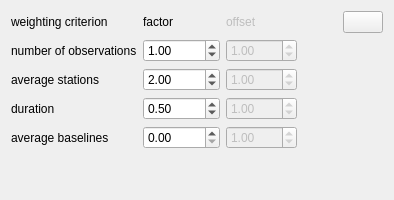
            <widget class="QWidget" name="tab_5">
             <attribute name="title">
              <string>Weighting</string>
             </attribute>
             <layout class="QVBoxLayout" name="verticalLayout_7">
              <item>
               <layout class="QGridLayout" name="gridLayout">
                <property name="topMargin">
                 <number>0</number>
                </property>
                <item row="0" column="3">
                 <spacer name="horizontalSpacer_4">
                  <property name="orientation">
                   <enum>Qt::Horizontal</enum>
                  </property>
                  <property name="sizeHint" stdset="0">
                   <size>
                    <width>40</width>
                    <height>20</height>
                   </size>
                  </property>
                 </spacer>
                </item>
                <item row="2" column="0">
                 <widget class="QLabel" name="label_5">
                  <property name="text">
                   <string>average stations</string>
                  </property>
                 </widget>
                </item>
                <item row="0" column="4">
                 <widget class="QPushButton" name="pushButton_save_advanced">
                  <property name="text">
                   <string/>
                  </property>
                  <property name="icon">
                   <iconset resource="../myresources.qrc">
                    <normaloff>:/icons/icons/document-export.png</normaloff>:/icons/icons/document-export.png</iconset>
                  </property>
                 </widget>
                </item>
                <item row="3" column="2">
                 <widget class="QDoubleSpinBox" name="doubleSpinBox_dur_o">
                  <property name="enabled">
                   <bool>false</bool>
                  </property>
                  <property name="maximum">
                   <double>1000.000000000000000</double>
                  </property>
                  <property name="value">
                   <double>1.000000000000000</double>
                  </property>
                 </widget>
                </item>
                <item row="3" column="0">
                 <widget class="QLabel" name="label_6">
                  <property name="text">
                   <string>duration</string>
                  </property>
                 </widget>
                </item>
                <item row="0" column="0">
                 <widget class="QLabel" name="label_9">
                  <property name="text">
                   <string>weighting criterion</string>
                  </property>
                 </widget>
                </item>
                <item row="0" column="2">
                 <widget class="QLabel" name="label_8">
                  <property name="enabled">
                   <bool>false</bool>
                  </property>
                  <property name="text">
                   <string>offset</string>
                  </property>
                 </widget>
                </item>
                <item row="1" column="1">
                 <widget class="QDoubleSpinBox" name="doubleSpinBox_nobs_f">
                  <property name="whatsThis">
                   <string>&lt;html&gt;&lt;head/&gt;&lt;body&gt;&lt;p&gt;Weight factor &lt;img src=&quot;:/icons/icons/weight.png&quot; width=&quot;20&quot;/&gt; for calibrator scans. &lt;/p&gt;&lt;p&gt;The calculation of the score is based on the following formula&lt;/p&gt;&lt;p&gt;&lt;span style=&quot; font-style:italic;&quot;&gt;score = average_snr * (w&lt;/span&gt;&lt;span style=&quot; font-style:italic; vertical-align:sub;&quot;&gt;1&lt;/span&gt;&lt;span style=&quot; font-style:italic;&quot;&gt; * s&lt;/span&gt;&lt;span style=&quot; font-style:italic; vertical-align:sub;&quot;&gt;1&lt;/span&gt;&lt;span style=&quot; font-style:italic;&quot;&gt; + w&lt;/span&gt;&lt;span style=&quot; font-style:italic; vertical-align:sub;&quot;&gt;2&lt;/span&gt;&lt;span style=&quot; font-style:italic;&quot;&gt; * s&lt;/span&gt;&lt;span style=&quot; font-style:italic; vertical-align:sub;&quot;&gt;2&lt;/span&gt;&lt;span style=&quot; font-style:italic;&quot;&gt; + ... + w&lt;/span&gt;&lt;span style=&quot; font-style:italic; vertical-align:sub;&quot;&gt;n&lt;/span&gt;&lt;span style=&quot; font-style:italic;&quot;&gt; * s&lt;/span&gt;&lt;span style=&quot; font-style:italic; vertical-align:sub;&quot;&gt;n&lt;/span&gt;&lt;span style=&quot; font-style:italic;&quot;&gt;) * x&lt;/span&gt;&lt;/p&gt;&lt;p&gt;where &lt;span style=&quot; font-style:italic;&quot;&gt;w&lt;/span&gt;&lt;span style=&quot; font-style:italic; vertical-align:sub;&quot;&gt;i&lt;/span&gt; are the weight factors of the corresponding optimization scores &lt;span style=&quot; font-style:italic;&quot;&gt;s&lt;/span&gt;&lt;span style=&quot; font-style:italic; vertical-align:sub;&quot;&gt;i&lt;/span&gt; and &lt;span style=&quot; font-style:italic;&quot;&gt;x&lt;/span&gt; is a factor based on the station-, baseline-, source-weight (see &lt;img src=&quot;:/icons/icons/station_p.png&quot; width=&quot;20&quot;/&gt;, &lt;img src=&quot;:/icons/icons/source_p.png&quot; width=&quot;20&quot;/&gt;, and &lt;img src=&quot;:/icons/icons/baseline_p.png&quot; width=&quot;20&quot;/&gt;).&lt;/p&gt;&lt;/body&gt;&lt;/html&gt;</string>
                  </property>
                  <property name="maximum">
                   <double>10000.000000000000000</double>
                  </property>
                  <property name="singleStep">
                   <double>0.100000000000000</double>
                  </property>
                  <property name="stepType">
                   <enum>QAbstractSpinBox::DefaultStepType</enum>
                  </property>
                  <property name="value">
                   <double>1.000000000000000</double>
                  </property>
                 </widget>
                </item>
                <item row="1" column="2">
                 <widget class="QDoubleSpinBox" name="doubleSpinBox_nobs_o">
                  <property name="enabled">
                   <bool>false</bool>
                  </property>
                  <property name="maximum">
                   <double>1000.000000000000000</double>
                  </property>
                  <property name="value">
                   <double>1.000000000000000</double>
                  </property>
                 </widget>
                </item>
                <item row="0" column="1">
                 <widget class="QLabel" name="label_7">
                  <property name="text">
                   <string>factor</string>
                  </property>
                 </widget>
                </item>
                <item row="2" column="1">
                 <widget class="QDoubleSpinBox" name="doubleSpinBox_asta_f">
                  <property name="whatsThis">
                   <string>&lt;html&gt;&lt;head/&gt;&lt;body&gt;&lt;p&gt;Weight factor &lt;img src=&quot;:/icons/icons/weight.png&quot; width=&quot;20&quot;/&gt; for calibrator scans. &lt;/p&gt;&lt;p&gt;The calculation of the score is based on the following formula&lt;/p&gt;&lt;p&gt;&lt;span style=&quot; font-style:italic;&quot;&gt;score = average_snr * (w&lt;/span&gt;&lt;span style=&quot; font-style:italic; vertical-align:sub;&quot;&gt;1&lt;/span&gt;&lt;span style=&quot; font-style:italic;&quot;&gt; * s&lt;/span&gt;&lt;span style=&quot; font-style:italic; vertical-align:sub;&quot;&gt;1&lt;/span&gt;&lt;span style=&quot; font-style:italic;&quot;&gt; + w&lt;/span&gt;&lt;span style=&quot; font-style:italic; vertical-align:sub;&quot;&gt;2&lt;/span&gt;&lt;span style=&quot; font-style:italic;&quot;&gt; * s&lt;/span&gt;&lt;span style=&quot; font-style:italic; vertical-align:sub;&quot;&gt;2&lt;/span&gt;&lt;span style=&quot; font-style:italic;&quot;&gt; + ... + w&lt;/span&gt;&lt;span style=&quot; font-style:italic; vertical-align:sub;&quot;&gt;n&lt;/span&gt;&lt;span style=&quot; font-style:italic;&quot;&gt; * s&lt;/span&gt;&lt;span style=&quot; font-style:italic; vertical-align:sub;&quot;&gt;n&lt;/span&gt;&lt;span style=&quot; font-style:italic;&quot;&gt;) * x&lt;/span&gt;&lt;/p&gt;&lt;p&gt;where &lt;span style=&quot; font-style:italic;&quot;&gt;w&lt;/span&gt;&lt;span style=&quot; font-style:italic; vertical-align:sub;&quot;&gt;i&lt;/span&gt; are the weight factors of the corresponding optimization scores &lt;span style=&quot; font-style:italic;&quot;&gt;s&lt;/span&gt;&lt;span style=&quot; font-style:italic; vertical-align:sub;&quot;&gt;i&lt;/span&gt; and &lt;span style=&quot; font-style:italic;&quot;&gt;x&lt;/span&gt; is a factor based on the station-, baseline-, source-weight (see &lt;img src=&quot;:/icons/icons/station_p.png&quot; width=&quot;20&quot;/&gt;, &lt;img src=&quot;:/icons/icons/source_p.png&quot; width=&quot;20&quot;/&gt;, and &lt;img src=&quot;:/icons/icons/baseline_p.png&quot; width=&quot;20&quot;/&gt;).&lt;/p&gt;&lt;/body&gt;&lt;/html&gt;</string>
                  </property>
                  <property name="maximum">
                   <double>10000.000000000000000</double>
                  </property>
                  <property name="singleStep">
                   <double>0.100000000000000</double>
                  </property>
                  <property name="stepType">
                   <enum>QAbstractSpinBox::DefaultStepType</enum>
                  </property>
                  <property name="value">
                   <double>2.000000000000000</double>
                  </property>
                 </widget>
                </item>
                <item row="1" column="3">
                 <spacer name="horizontalSpacer_2">
                  <property name="orientation">
                   <enum>Qt::Horizontal</enum>
                  </property>
                  <property name="sizeHint" stdset="0">
                   <size>
                    <width>40</width>
                    <height>20</height>
                   </size>
                  </property>
                 </spacer>
                </item>
                <item row="2" column="2">
                 <widget class="QDoubleSpinBox" name="doubleSpinBox_asta_o">
                  <property name="enabled">
                   <bool>false</bool>
                  </property>
                  <property name="maximum">
                   <double>1000.000000000000000</double>
                  </property>
                  <property name="value">
                   <double>1.000000000000000</double>
                  </property>
                 </widget>
                </item>
                <item row="3" column="1">
                 <widget class="QDoubleSpinBox" name="doubleSpinBox_dur_f">
                  <property name="whatsThis">
                   <string>&lt;html&gt;&lt;head/&gt;&lt;body&gt;&lt;p&gt;Weight factor &lt;img src=&quot;:/icons/icons/weight.png&quot; width=&quot;20&quot;/&gt; for calibrator scans. &lt;/p&gt;&lt;p&gt;The calculation of the score is based on the following formula&lt;/p&gt;&lt;p&gt;&lt;span style=&quot; font-style:italic;&quot;&gt;score = average_snr * (w&lt;/span&gt;&lt;span style=&quot; font-style:italic; vertical-align:sub;&quot;&gt;1&lt;/span&gt;&lt;span style=&quot; font-style:italic;&quot;&gt; * s&lt;/span&gt;&lt;span style=&quot; font-style:italic; vertical-align:sub;&quot;&gt;1&lt;/span&gt;&lt;span style=&quot; font-style:italic;&quot;&gt; + w&lt;/span&gt;&lt;span style=&quot; font-style:italic; vertical-align:sub;&quot;&gt;2&lt;/span&gt;&lt;span style=&quot; font-style:italic;&quot;&gt; * s&lt;/span&gt;&lt;span style=&quot; font-style:italic; vertical-align:sub;&quot;&gt;2&lt;/span&gt;&lt;span style=&quot; font-style:italic;&quot;&gt; + ... + w&lt;/span&gt;&lt;span style=&quot; font-style:italic; vertical-align:sub;&quot;&gt;n&lt;/span&gt;&lt;span style=&quot; font-style:italic;&quot;&gt; * s&lt;/span&gt;&lt;span style=&quot; font-style:italic; vertical-align:sub;&quot;&gt;n&lt;/span&gt;&lt;span style=&quot; font-style:italic;&quot;&gt;) * x&lt;/span&gt;&lt;/p&gt;&lt;p&gt;where &lt;span style=&quot; font-style:italic;&quot;&gt;w&lt;/span&gt;&lt;span style=&quot; font-style:italic; vertical-align:sub;&quot;&gt;i&lt;/span&gt; are the weight factors of the corresponding optimization scores &lt;span style=&quot; font-style:italic;&quot;&gt;s&lt;/span&gt;&lt;span style=&quot; font-style:italic; vertical-align:sub;&quot;&gt;i&lt;/span&gt; and &lt;span style=&quot; font-style:italic;&quot;&gt;x&lt;/span&gt; is a factor based on the station-, baseline-, source-weight (see &lt;img src=&quot;:/icons/icons/station_p.png&quot; width=&quot;20&quot;/&gt;, &lt;img src=&quot;:/icons/icons/source_p.png&quot; width=&quot;20&quot;/&gt;, and &lt;img src=&quot;:/icons/icons/baseline_p.png&quot; width=&quot;20&quot;/&gt;).&lt;/p&gt;&lt;/body&gt;&lt;/html&gt;</string>
                  </property>
                  <property name="maximum">
                   <double>10000.000000000000000</double>
                  </property>
                  <property name="singleStep">
                   <double>0.100000000000000</double>
                  </property>
                  <property name="stepType">
                   <enum>QAbstractSpinBox::DefaultStepType</enum>
                  </property>
                  <property name="value">
                   <double>0.500000000000000</double>
                  </property>
                 </widget>
                </item>
                <item row="1" column="0">
                 <widget class="QLabel" name="label_4">
                  <property name="text">
                   <string>number of observations</string>
                  </property>
                 </widget>
                </item>
                <item row="4" column="0">
                 <widget class="QLabel" name="label_3">
                  <property name="text">
                   <string>average baselines</string>
                  </property>
                 </widget>
                </item>
                <item row="4" column="1">
                 <widget class="QDoubleSpinBox" name="doubleSpinBox_abl_f">
                  <property name="whatsThis">
                   <string>&lt;html&gt;&lt;head/&gt;&lt;body&gt;&lt;p&gt;Weight factor &lt;img src=&quot;:/icons/icons/weight.png&quot; width=&quot;20&quot;/&gt; for calibrator scans. &lt;/p&gt;&lt;p&gt;The calculation of the score is based on the following formula&lt;/p&gt;&lt;p&gt;&lt;span style=&quot; font-style:italic;&quot;&gt;score = average_snr * (w&lt;/span&gt;&lt;span style=&quot; font-style:italic; vertical-align:sub;&quot;&gt;1&lt;/span&gt;&lt;span style=&quot; font-style:italic;&quot;&gt; * s&lt;/span&gt;&lt;span style=&quot; font-style:italic; vertical-align:sub;&quot;&gt;1&lt;/span&gt;&lt;span style=&quot; font-style:italic;&quot;&gt; + w&lt;/span&gt;&lt;span style=&quot; font-style:italic; vertical-align:sub;&quot;&gt;2&lt;/span&gt;&lt;span style=&quot; font-style:italic;&quot;&gt; * s&lt;/span&gt;&lt;span style=&quot; font-style:italic; vertical-align:sub;&quot;&gt;2&lt;/span&gt;&lt;span style=&quot; font-style:italic;&quot;&gt; + ... + w&lt;/span&gt;&lt;span style=&quot; font-style:italic; vertical-align:sub;&quot;&gt;n&lt;/span&gt;&lt;span style=&quot; font-style:italic;&quot;&gt; * s&lt;/span&gt;&lt;span style=&quot; font-style:italic; vertical-align:sub;&quot;&gt;n&lt;/span&gt;&lt;span style=&quot; font-style:italic;&quot;&gt;) * x&lt;/span&gt;&lt;/p&gt;&lt;p&gt;where &lt;span style=&quot; font-style:italic;&quot;&gt;w&lt;/span&gt;&lt;span style=&quot; font-style:italic; vertical-align:sub;&quot;&gt;i&lt;/span&gt; are the weight factors of the corresponding optimization scores &lt;span style=&quot; font-style:italic;&quot;&gt;s&lt;/span&gt;&lt;span style=&quot; font-style:italic; vertical-align:sub;&quot;&gt;i&lt;/span&gt; and &lt;span style=&quot; font-style:italic;&quot;&gt;x&lt;/span&gt; is a factor based on the station-, baseline-, source-weight (see &lt;img src=&quot;:/icons/icons/station_p.png&quot; width=&quot;20&quot;/&gt;, &lt;img src=&quot;:/icons/icons/source_p.png&quot; width=&quot;20&quot;/&gt;, and &lt;img src=&quot;:/icons/icons/baseline_p.png&quot; width=&quot;20&quot;/&gt;).&lt;/p&gt;&lt;/body&gt;&lt;/html&gt;</string>
                  </property>
                  <property name="maximum">
                   <double>10000.000000000000000</double>
                  </property>
                  <property name="singleStep">
                   <double>0.100000000000000</double>
                  </property>
                  <property name="stepType">
                   <enum>QAbstractSpinBox::DefaultStepType</enum>
                  </property>
                 </widget>
                </item>
                <item row="4" column="2">
                 <widget class="QDoubleSpinBox" name="doubleSpinBox_abl_o">
                  <property name="enabled">
                   <bool>false</bool>
                  </property>
                  <property name="maximum">
                   <double>1000.000000000000000</double>
                  </property>
                  <property name="stepType">
                   <enum>QAbstractSpinBox::DefaultStepType</enum>
                  </property>
                  <property name="value">
                   <double>1.000000000000000</double>
                  </property>
                 </widget>
                </item>
               </layout>
              </item>
              <item>
               <spacer name="verticalSpacer_2">
                <property name="orientation">
                 <enum>Qt::Vertical</enum>
                </property>
                <property name="sizeHint" stdset="0">
                 <size>
                  <width>20</width>
                  <height>40</height>
                 </size>
                </property>
               </spacer>
              </item>
             </layout>
            </widget>
